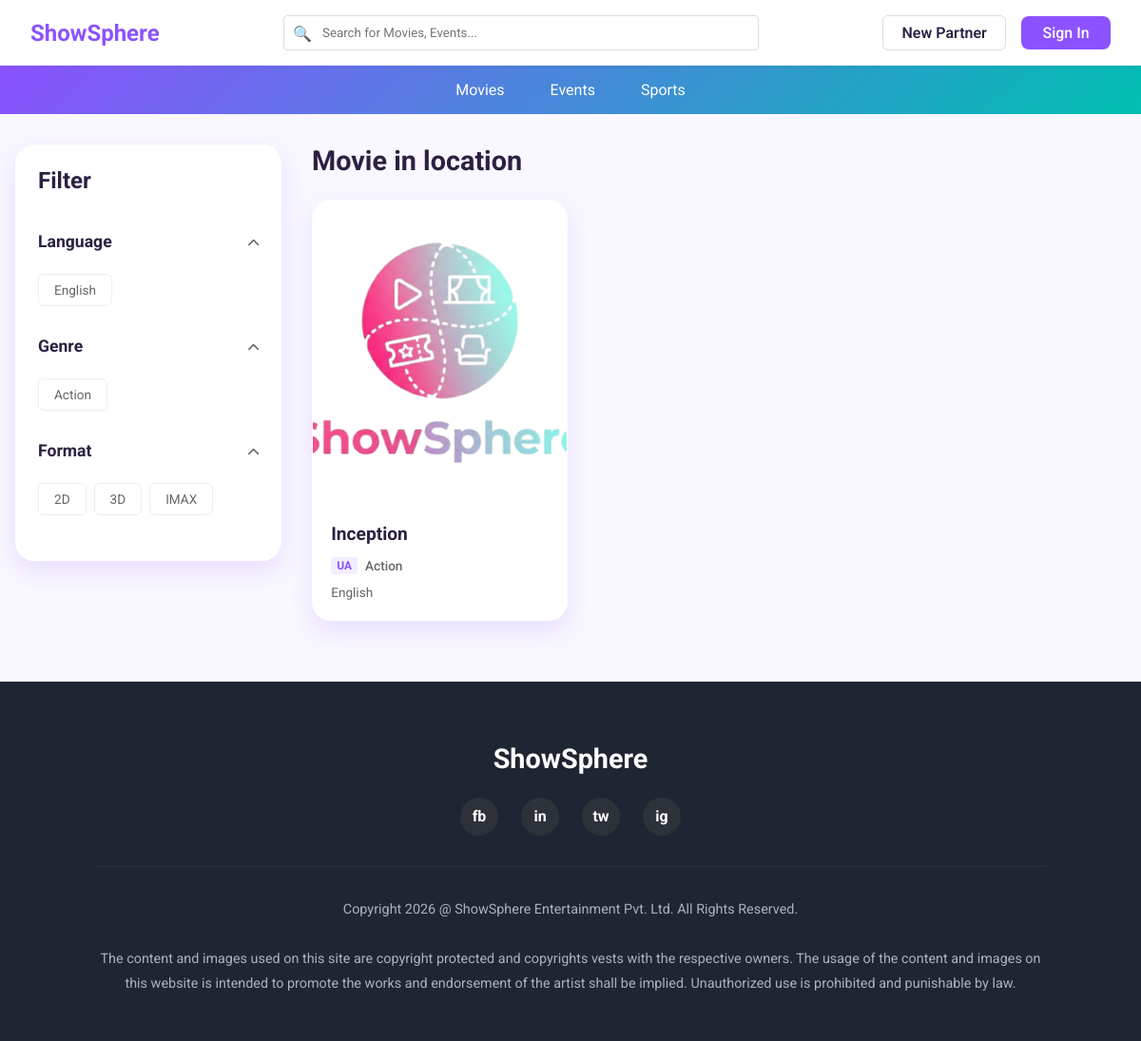
The page /browse/ on the database its author committed.
### booking/models.py (models this page shows, shortened)
class Language(models.Model):
    name = models.CharField(max_length=50, unique=True)
    code = models.CharField(max_length=10, unique=True)
    class Meta:
        ordering = ['name']

class Genre(models.Model):
    name = models.CharField(max_length=50, unique=True)
    category = models.ForeignKey(Category, on_delete=models.CASCADE, related_name='genres')
    class Meta:
        ordering = ['name']

class Movie(models.Model):
    STATUS_CHOICES = [
        ('pending', 'Pending Approval'),
        ('approved', 'Approved'),
        ('rejected', 'Rejected'),
    ]
    CERTIFICATION_CHOICES = [
        ('U', 'U - Universal'),
        ('UA', 'UA - Parental Guidance'),
        ('A', 'A - Adults Only'),
        ('S', 'S - Restricted'),
    ]
    theatre_owner = models.ForeignKey(TheatreOwnerProfile, on_delete=models.CASCADE, related_name='movies')
    title = models.CharField(max_length=200)
    description = models.TextField()
    genre = models.ForeignKey(Genre, on_delete=models.SET_NULL, null=True)
    language = models.ForeignKey(Language, on_delete=models.SET_NULL, null=True)
    duration = models.PositiveIntegerField(help_text='Duration in minutes')
    release_date = models.DateField()
    director = models.CharField(max_length=200, blank=True)
    cast = models.TextField(blank=True, help_text='Main cast members')
    certification = models.CharField(max_length=5, choices=CERTIFICATION_CHOICES, blank=True)
    poster = models.ImageField(upload_to='movie_posters/')
    trailer_url = models.URLField(blank=True, help_text='YouTube trailer URL')
    rating = models.DecimalField(max_digits=3, decimal_places=1, null=True, blank=True,
                                 validators=[MinValueValidator(0), MaxValueValidator(10)])
    status = models.CharField(max_length=20, choices=STATUS_CHOICES, default='pending')
    is_trending = models.BooleanField(default=False)
    created_at = models.DateTimeField(auto_now_add=True)
    updated_at = models.DateTimeField(auto_now=True)
    class Meta:
        ordering = ['-release_date']

### booking/views.py (the view, shortened to what this page needs)
# urls.py: path('browse/', views.browse, name='browse'),
def browse(request):
    category_slug = request.GET.get('category')
    city_id = request.GET.get('city')
    language_id = request.GET.get('language')
    genre_id = request.GET.get('genre')
    events = Event.objects.filter(status='approved')
    movies = Movie.objects.filter(status='approved')
    if category_slug:
        category = get_object_or_404(Category, slug=category_slug)
        events = events.filter(category=category)
    if language_id:
        language = get_object_or_404(Language, id=language_id)
        events = events.filter(language=language)
        movies = movies.filter(language=language)
    if genre_id:
        genre = get_object_or_404(Genre, id=genre_id)
        events = events.filter(genre=genre)
        movies = movies.filter(genre=genre)
    context = {
        'events': events,
        'movies': movies,
        'categories': Category.objects.all(),
        'cities': City.objects.filter(is_active=True),
        'languages': Language.objects.all(),
        'genres': Genre.objects.all(),
    }
    return render(request, 'browse.html', context)

### templates/browse.html (shortened to what this page needs)
<!DOCTYPE html>
<html lang="en">
<head>
    {% load static %}
    <link rel="stylesheet" href="https://cdnjs.cloudflare.com/ajax/libs/font-awesome/6.0.0/css/all.min.css">
</head>
<body>
    <header class="header">
        <a href="{% url 'booking:home' %}" class="logo">
            <span>ShowSphere</span>
        </a>
        <form class="search-bar" action="{% url 'booking:search' %}" method="get">
            <span class="search-icon">&#128269;</span>
            <input type="text" name="q" placeholder="Search for Movies, Events...">
        </form>
        <div class="auth-buttons">
            <a href="{% url 'booking:organizer_register' %}" class="btn-partner">New Partner</a>
            {% if user.is_authenticated %}
            <a href="{% url 'booking:logout' %}" class="btn btn-outline">Logout</a>
            {% else %}
            <a href="{% url 'booking:login' %}" class="btn btn-primary">Sign In</a>
            {% endif %}
        </div>
    </header>
    <nav class="nav-bar">
        <ul class="nav-links">
            <li><a href="{% url 'booking:browse' %}">Movies</a></li>
            <li><a href="{% url 'booking:browse' %}?category=events">Events</a></li>
            <li><a href="{% url 'booking:browse' %}?category=sports">Sports</a></li>
        </ul>
    </nav>
    <div class="main-container">
        <aside class="sidebar">
            <form id="filterForm" method="get">
                <h2>Filter</h2>
                <div class="filter-group active">
                    <div class="filter-header" onclick="this.parentElement.classList.toggle('active')">
                        <span class="group-label">Language</span>
                        <i class="fas fa-chevron-down"></i>
                    </div>
                    <div class="filter-options {% if request.GET.category == 'events' %}vertical-layout{% endif %}">
                        {% for lang in languages %}
                        <label class="filter-option">
                            <span class="filter-box">{{ lang.name }}</span>
                        </label>
                        {% endfor %}
                    </div>
                </div>
                <div class="filter-group active">
                    <div class="filter-header" onclick="this.parentElement.classList.toggle('active')">
                        <span class="group-label">{% if request.GET.category == 'events' %}Categories{% else%}Genre{%endif %}</span>
                        <i class="fas fa-chevron-down"></i>
                    </div>
                    <div class="filter-options {% if request.GET.category == 'events' %}vertical-layout{% endif %}">
                        {% for genre in genres %}
                        <label class="filter-option">
                            <span class="filter-box">{{ genre.name }}</span>
                        </label>
                        {% endfor %}
                    </div>
                </div>
                {% if request.GET.category != 'events' %}
                <div class="filter-group active">
                    <div class="filter-header" onclick="this.parentElement.classList.toggle('active')">
                        <span class="group-label">Format</span>
                        <i class="fas fa-chevron-down"></i>
                    </div>
                    <div class="filter-options">
                        <label class="filter-option">
                            <span class="filter-box">2D</span>
                        </label>
                        <label class="filter-option">
                            <span class="filter-box">3D</span>
                        </label>
                        <label class="filter-option">
                            <span class="filter-box">IMAX</span>
                        </label>
                    </div>
                </div>
                {% endif %}
            </form>
        </aside>
        <main class="main-content">
            <h1 class="section-title">
                {% if request.GET.category == 'events' %}
                Events in location
                {% else %}
                Movie in location
                {% endif %}
            </h1>
            <div class="results-grid">
                {% if request.GET.category == 'events' %}
                {% for event in events %}
                <a href="{% url 'booking:event_detail' event.id %}" class="result-card">
                    <div class="card-image">
                        {% if event.poster %}
                        <img src="{{ event.poster.url }}">
                        {% endif %}
                    </div>
                    <div class="card-content">
                        <div class="result-title">{{ event.title }}</div>
                        <div class="card-meta-inline">
                            <span>{{ event.category.name }}</span>
                            <span>•</span>
                            <span>{{ event.language.name }}</span>
                        </div>
                        <div class="result-price" style="font-weight: 700; color: var(--primary-color);">₹ {{
                            event.price|default:"Free" }}</div>
                    </div>
                </a>
                {% empty %}
                <p>No events found.</p>
                {% endfor %}
                {% else %}
                {% for movie in movies %}
                <a href="{% url 'booking:movie_detail' movie.id %}" class="result-card">
                    <div class="card-image">
                        {% if movie.poster %}
                        <img src="{{ movie.poster.url }}">
                        {% endif %}
                    </div>
                    <div class="card-content">
                        <div class="result-title">{{ movie.title }}</div>
                        <div class="card-meta-inline">
                            {% if movie.certification %}
                            <span class="cert-tag">{{ movie.certification }}</span>
                            {% endif %}
                            <span>{{ movie.genre.name }}</span>
                        </div>
                        <div class="lang-list">
                            {{ movie.language.name }}
                        </div>
                    </div>
                </a>
                {% empty %}
                <p>No movies found.</p>
                {% endfor %}
                {% endif %}
            </div>
        </main>
    </div>
    <footer class="footer">
        <div class="footer-logo">ShowSphere</div>
        <div class="social-links">
            <a href="#" class="social-circle">fb</a>
            <a href="#" class="social-circle">in</a>
            <a href="#" class="social-circle">tw</a>
            <a href="#" class="social-circle">ig</a>
        </div>
        <p class="footer-text">
            Copyright 2026 @ ShowSphere Entertainment Pvt. Ltd. All Rights Reserved.
            <br><br>
            The content and images used on this site are copyright protected and copyrights vests with the respective
            owners. The usage of the content and images on this website is intended to promote the works and endorsement
            of the artist shall be implied. Unauthorized use is prohibited and punishable by law.
        </p>
    </footer>
</body>
</html>

### rows shown on the page
Language: name "English"
Genre: name "Action"
Movie: poster (picture), title "Inception", certification "UA", genre.name "Action", language.name "English"
